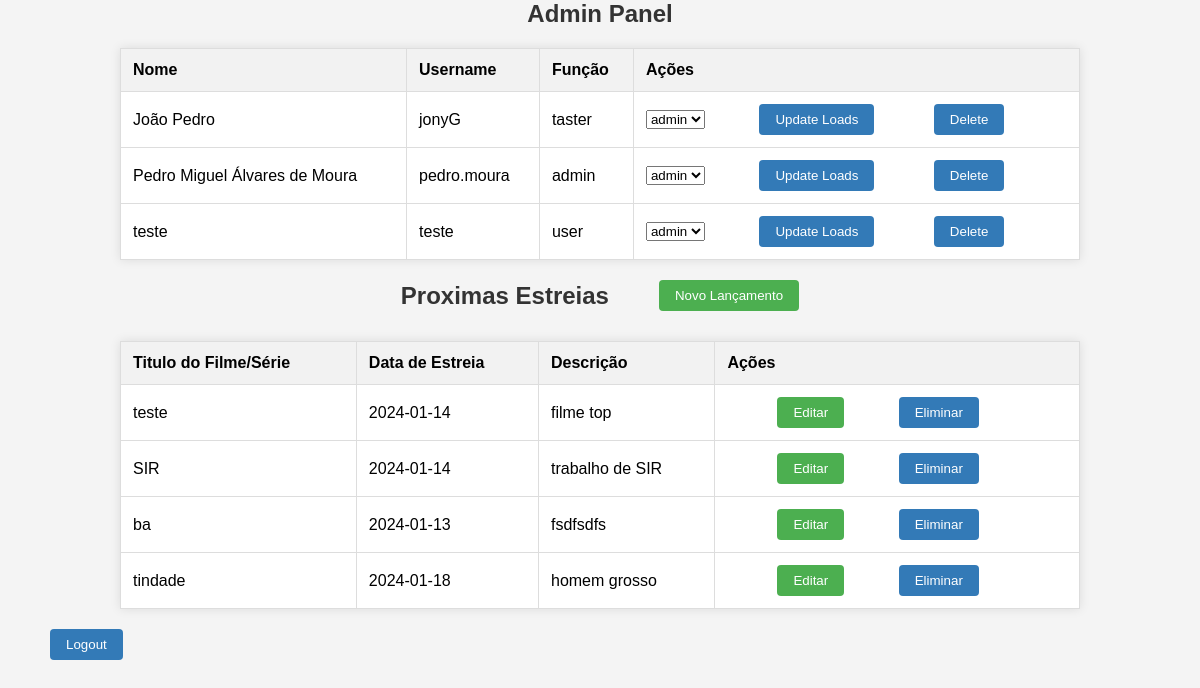
/Website/adminIndex.php (signed in), run on the app's committed database.
### tables this page shows
CREATE TABLE `users` (
  `idUser` int(11) NOT NULL,
  `username` varchar(50) NOT NULL,
  `password` varchar(255) NOT NULL,
  `nameUser` varchar(50) NOT NULL,
  `email` varchar(50) NOT NULL,
  `imgProfile` varchar(256) NOT NULL,
  `idLoads` int(11) DEFAULT NULL
);

CREATE TABLE `loads` (
  `idLoads` int(11) NOT NULL,
  `name` varchar(50) NOT NULL
);

CREATE TABLE `events` (
  `id` int(11) NOT NULL,
  `title` varchar(50) NOT NULL,
  `start_date` date NOT NULL,
  `description` varchar(50) NOT NULL
);

### Website/adminIndex.php (the view, shortened to what this page needs)
<?php
$conn = new mysqli("localhost", "root", "", "movitime");
$sqlLoads = "SELECT idLoads, name FROM loads";
$resultLoads = $conn->query($sqlLoads);
$loads = array();
while ($row = $resultLoads->fetch_assoc()) {
    $loads[] = $row;
}
function getAllUsersWithLoadNames($conn)
{
    $sql = "SELECT u.idUser, u.username, u.nameUser, l.name FROM users u JOIN loads l ON u.idLoads = l.idLoads";
    $result = $conn->query($sql);
    $users = array();
    while ($row = $result->fetch_assoc()) {
        $users[] = $row;
    }
    return $users;
}
function getEvents($conn)
{
    $sql = "SELECT id,title,start_date,description FROM events";
    $result = $conn->query($sql);
    $event = array();
    while ($row = $result->fetch_assoc()) {
        $event[] = $row;
    }
    return $event;
}
$users = getAllUsersWithLoadNames($conn);
$events = getEvents($conn);
?>
<!DOCTYPE html>
<html lang="en">
<head>
    <link rel="stylesheet" href="admin.css">
</head>
<body>
<div class="container">
    <h2>Admin Panel</h2>
    <table>
        <tr>
            <th>Nome</th>
            <th>Username</th>
            <th>Função</th>
            <th>Ações</th>
        </tr>
        <?php foreach ($users as $user): ?>
            <tr>
                <td><?php echo $user['nameUser']; ?></td>
                <td><?php echo $user['username']; ?></td>
                <td><?php echo $user['name']; ?></td>
                <td>
                    <form method="post" action="">
                        <select name="new_idloads">
                            <?php foreach ($loads as $load): ?>
                                <option value="<?php echo $load['idLoads']; ?>"><?php echo $load['name']; ?></option>
                            <?php endforeach; ?>
                        </select>
                        <button type="submit" name="update_idloads">Update Loads</button>
                    </form>
                    <form method="post" action="">
                        <button type="submit" name="delete">Delete</button>
                    </form>
                </td>
            </tr>
        <?php endforeach; ?>
    </table>
    <div class="estreias">
        <div class="header">
            <h2>Proximas Estreias</h2>
            <button onclick="mostrarFormulario()" class="novo">Novo Lançamento</button>
        </div>
        <table>
            <tr>
                <th>Titulo do Filme/Série</th>
                <th>Data de Estreia</th>
                <th>Descrição</th>
                <th>Ações</th>
            </tr>
            <?php foreach ($events as $event): ?>
                <tr>
                    <td><?php echo $event['title']; ?></td>
                    <td><?php echo $event['start_date']; ?></td>
                    <td><?php echo $event['description']; ?></td>
                    <td>
                        <button onclick="abrirJanela(
                            '<?php echo $event['title']; ?>',
                            '<?php echo $event['start_date']; ?>',
                            '<?php echo $event['description']; ?>',
                            <?php echo $event['id']; ?>
                        )">Editar</button>
                        <form action="deleteEstreia.php" method="post" >
                            <button type="submit">Eliminar</button>
                        </form>
                    </td>
                </tr>
            <?php endforeach; ?>
        </table>
    </div>
    <div class="logout-btn">
        <form method="post" action="logout.php">
            <button type="submit">Logout</button>
        </form>
    </div>
</div>
</body>
</html>

### Website/admin.css (style rules this page uses)
body { font-family: 'Arial', sans-serif; background-color: #f4f4f4; margin: 0; padding: 0; }
h2 { display: flex; align-items: center; justify-content: center; margin: 0; color: #333; }
table { border-collapse: collapse; width: 80%; margin: 20px auto; background-color: #fff; box-shadow: 0 0 10px rgba(0, 0, 0, 0.1); }
th, td { border: 1px solid #ddd; padding: 12px; text-align: left; }
th { background-color: #f2f2f2; }
button { padding: 8px 16px; cursor: pointer; background-color: #4caf50; color: #fff; border: none; border-radius: 4px; }
form { display: inline-block; margin-right: 5px; }
form button { background-color: #337ab7; }
.logout-btn { margin-top: 20px; }
.estreias .header { display: flex; align-items: center; justify-content: center; margin-bottom: 10px; }
button { padding: 8px 16px; cursor: pointer; background-color: #4caf50; color: #fff; border: none; border-radius: 4px; margin-left: 50px; }

### data on the page
users: nameUser "João Pedro", username "jonyG", idLoads.name "taster"
users: nameUser "Pedro Miguel Álvares de Moura", username "pedro.moura", idLoads.name "admin"
users: nameUser "teste", username "teste", idLoads.name "user"
events: title "teste", start_date "2024-01-14", description "filme top"
events: title "SIR", start_date "2024-01-14", description "trabalho de SIR"
events: title "ba", start_date "2024-01-13", description "fsdfsdfs"
events: title "tindade", start_date "2024-01-18", description "homem grosso"

### other printed values
form field new_idloads "admin"
